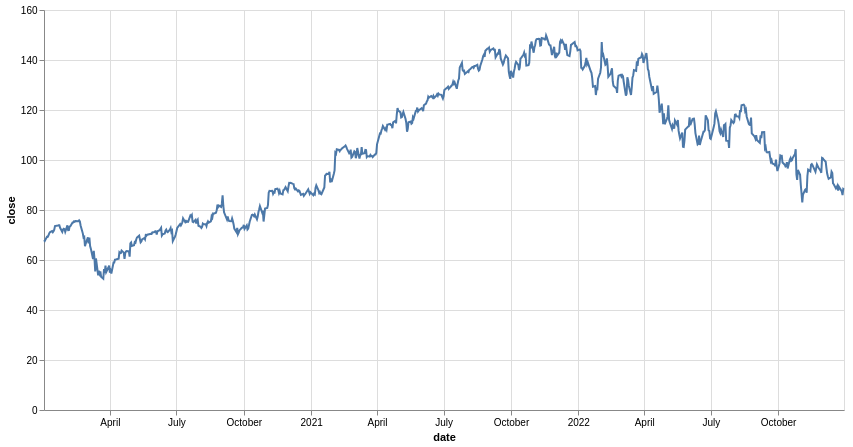

Source (notebook cell):
### Markdown cell above
### Filtering data based on temporal properties

### Code cell
alt.Chart(
    df_pl.filter(
         pl.col("date").is_between(
             dt.datetime(2020, 1, 1),
             dt.datetime(2022, 12, 31)
             )
    )
    ).mark_line().encode(
    x='date',
    y='close',
    tooltip=['date', 'close']
).properties(
    width=800,
    height=400
)

### Figure 1 — Vega-Lite specification as saved in the notebook (floating-point values rounded to 4 significant figures; data arrays with more than 128 entries replaced by an {"elided": "..."} marker saying what was removed)
{"config": {"view": {"continuousWidth": 300, "continuousHeight": 300}}, "data": {"name": "data-45813d7e05e9f2413a0f1859196ae042"}, "mark": {"type": "line"}, "encoding": {"tooltip": [{"field": "date", "type": "temporal"}, {"field": "close", "type": "quantitative"}], "x": {"field": "date", "type": "temporal"}, "y": {"field": "close", "type": "quantitative"}}, "height": 400, "width": 800, "$schema": "https://vega.github.io/schema/vega-lite/v5.20.1.json", "datasets": {"data-45813d7e05e9f2413a0f1859196ae042": {"elided": "756 records"}}}
